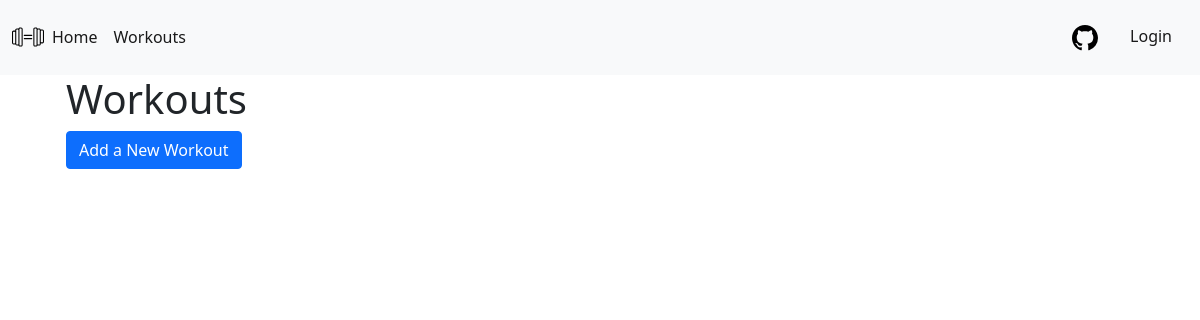
Before: /workouts/ with the older database file.
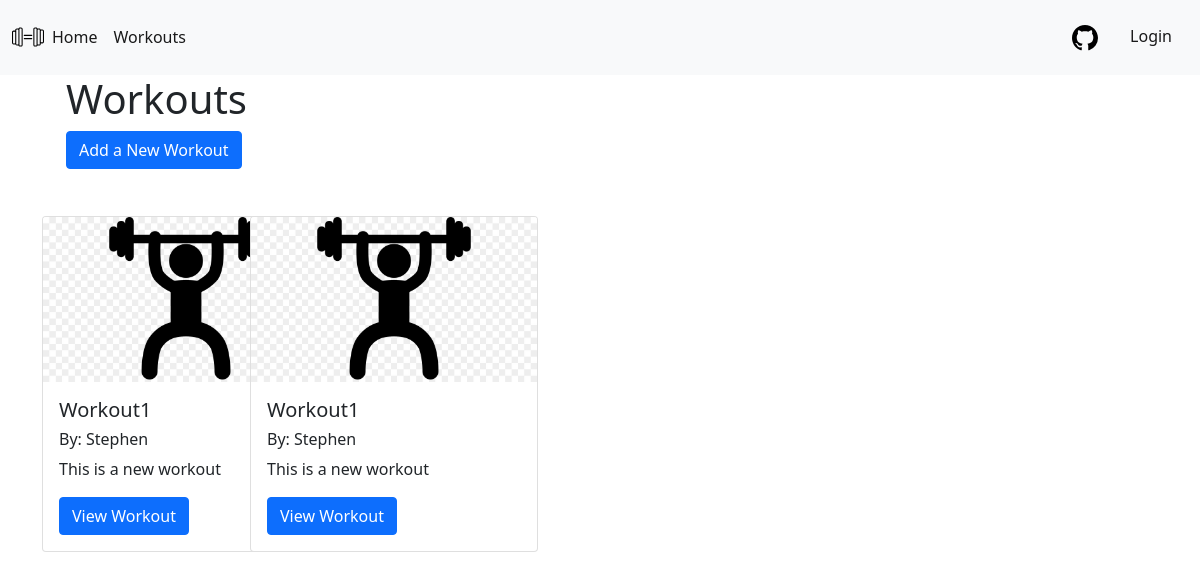
After: the same page with the newer database file.
### workout_app/models.py (models this page shows, shortened)
class Workout(models.Model):
    workout_title = models.CharField(max_length=20)
    description = models.TextField(max_length=200)
    author = models.CharField(max_length=20)

### workout_app/views.py (the view)
# urls.py: path('workouts/',views.WorkoutListView.as_view(),name='workouts'),
class WorkoutListView(ListView):
    model = Workout

### workout_app/templates/workout_app/workout_list.html (shortened to what this page needs)
{% extends 'base.html' %}
{% load static %}
{% block content %}
    <div class="container">
        <h1>Workouts</h1>
        <a class='btn btn-primary' href="{% url 'add_workout' %}">Add a New Workout</a>
    </div>
<div class="vertical-center">
    <div class="container-md-12">
        {% for workout in workout_list %}
        {% if forloop.first %}<div class="row">{% endif %}
        <div class="col-md-4">
                <div class="card" style="width: 18rem;">
                    <img src="{% static 'images/snatch.jpg' %}" class="card-img-top" alt="image not found">
                    <div class="card-body">
                        <h5 class="card-title">{{ workout.workout_title }}</h5>
                        <h6 class="card-author">By: {{ workout.author }}</h6>
                        <p class="card-text">{{ workout.description }}</p>
                        <a href="{% url 'workout_detail' workout.pk %}" class="btn btn-primary">View Workout</a>
                    </div>
                </div>
        </div>
        {% if forloop.last %}</div>{% endif %}
        {% endfor %}
    </div>
</div>
{% endblock %}

### workout_app/templates/base.html (shortened to what this page needs)
<!DOCTYPE html>
{% load static %}
<html lang="en">
<head>
    <link href="https://cdn.jsdelivr.net/npm/bootstrap@5.1.3/dist/css/bootstrap.min.css" rel="stylesheet">
    <link rel="stylesheet" href="{% static 'css/styling.css' %}">
</head>
<body>
    <nav class="navbar navbar-expand-lg navbar-light bg-light">
        <div class="container-fluid">
            <img src="{% static "images/dumbbell.svg" %}" alt="dumbbell" width="32" height="32">
          <div class="collapse navbar-collapse" id="navbarSupportedContent">
            <ul class="navbar-nav me-auto mb-2 mb-lg-0">
              <li class="nav-item">
                <a class="nav-link active" aria-current="page" href="{% url 'home' %}">Home</a>
              </li>
              <li class="nav-item">
                  <a class="nav-link active" href="{% url 'workouts' %}">Workouts</a>
              </li>
            </ul>
            <div class="d-flex flex-row-reverse bd-highlight">
                <div class="p-2 bd-highlight">
                    <ul class="navbar-nav">
                        <li class="nav-item">
                            <a class="nav-link active" aria-current="page" href="{% url 'login' %}">Login</a>
                        </li>
                    </ul>
                </div>
                <div class="p-2 bd-highlight">
                    <ul class="navbar-nav">
                        <li class="nav-item">
                            <a class="nav-link active" aria-current="page" href="https://github.com/stephenv13/workout-tracker"><img src="{% static "images/github.svg" %}" alt="github" width="26" height="26"></a>
                        </li>
                    </ul>
                </div>
              </div>
          </div>
        </div>
      </nav>
    <div class="content container">
        <div class="row">
            <div class="col-md-8">
                {% block content %}
                {% endblock %}
            </div>
        </div>
    </div>
</body>
</html>

### workout_app/static/css/styling.css (style rules this page uses)
.vertical-center { min-height: 100%; min-height: 100%; display: flex; align-items: center; }
.card { margin-bottom: 5px; }

Changed rows visible on the page:
added Workout: workout_title "Workout1", author "Stephen", description "This is a new workout"
added Workout: workout_title "Workout1", author "Stephen", description "This is a new workout"
